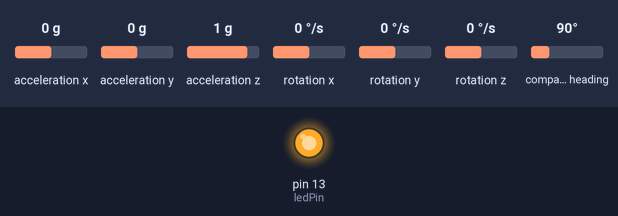
A sketch run on a simulated Arduino Uno, built with avr-gcc and run on an emulated ATmega328P. Shown: output pins drawn as LEDs (lit = HIGH). Wiring (inferred from the names in the program): HMC5883L compass at I2C address 0x1E; ADXL345 accelerometer at I2C address 0x53; ITG-3200 gyroscope at I2C address 0x68. Inputs (shaded band) come from the test bench; at power-on: acceleration x 0 g, acceleration y 0 g, acceleration z 1 g, rotation x 0 °/s, rotation y 0 °/s, rotation z 0 °/s, compass heading 90°. What the sketch prints to the serial monitor is not drawn.

Above: at 0.1 s.
At 2.4 s:
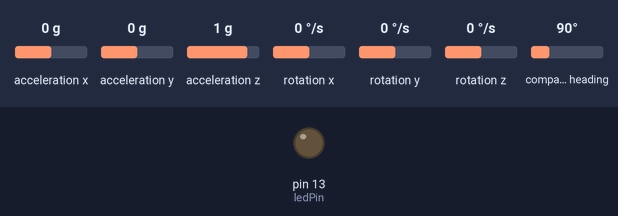
Timing chart, 0 to 3.9 s (numbered marks = the images above):
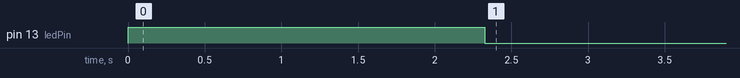

The sketch:

_9D_SensorStick__Device48_quat_gf.pde
```cpp
/*
  NUS - Agilent Project Team
 -- Gao Fan


 */
#include "HMC58X3.h"
#include "ADXL345.h"
#include <Wire.h>
#include "ITG3200.h"

ITG3200 gyro;
HMC58X3 magn;
ADXL345 acc;

int ledPin =  13;    // LED connected to digital pin 13

#define SAMPLING_PERIOD_MS  40 // sampling at 25 hz

float dx, dy, dz;
int ix, iy, iz;

long gx, gy, gz;
long cx, cy, cz;

unsigned long lastUpdate=0, nextUpdate=0;
String idstr;

#define ID           (46)
#define BAUD         (57600)

#if ID == 48
int gXoffset = -69;
int gYoffset = 29;
int gZoffset = 9;

#define MOFFX 23
#define MOFFY 5
#define MOFFZ -39

// enter the scales here
#define MSCALEX 0.9282f
#define MSCALEY 1.0f
#define MSCALEZ 0.9869f

#elif ID == 47
int gXoffset = 25;
int gYoffset = 12;
int gZoffset = 1;

#define MOFFX 23
#define MOFFY 5
#define MOFFZ -39

// enter the scales here
#define MSCALEX 0.9282f
#define MSCALEY 1.0f
#define MSCALEZ 0.9869f

#elif ID == 46
int gXoffset = -27;
int gYoffset = 8;
int gZoffset = -1;

#define MOFFX 53
#define MOFFY 13
#define MOFFZ -256

// enter the scales here
#define MSCALEX 1.0f
#define MSCALEY 0.9805f
#define MSCALEZ 0.9988f

#endif

int ISRn = 0;
void setup()
{
  pinMode(ledPin, OUTPUT);
  digitalWrite(ledPin, HIGH);

  // initialize the serial communications:
  Serial.begin( BAUD );

  // initialize the wire (I2C)
  Wire.begin();

  acc = ADXL345();
  acc.init(ADXL345_ADDR_ALT_LOW);

  gyro = ITG3200();
  gyro.init(ITG3200_ADDR_AD0_LOW);
  gyro.setOffsets(gXoffset, gYoffset, gZoffset);

  magn = HMC58X3();

  magn.init(false);
  delay(10);
  magn.calibrate(1, 10);
  magn.setMode(0);

  // apply calibration
  magn.setOffsets(MOFFX, MOFFY, MOFFZ);
  magn.setScale(MSCALEX, MSCALEY, MSCALEZ);

  magn.setDOR(B110);

  digitalWrite(ledPin, LOW);

  // create ID string since its fixed
  //sendInitString();

  idstr = String(ID);
  idstr = String(idstr + '\t');

  // init time variable
  lastUpdate = millis();
}

void sendInitString()
{

  // send the initialization string for 5 seconds
  for(int i=0; i<25; i++)
  {
    // construct string
    String output = String(-ID, DEC);
    output = output + "\t11,12,13,21,22,23,31,32,33,51,61";
    Serial.println(output);
    delay(200);
  }
}


void loop()
{
  readSensors();
  sendData();

  // determine the time for next sample
  nextUpdate = lastUpdate + SAMPLING_PERIOD_MS;

  // wait till the time is up
  while(millis() < nextUpdate);
  lastUpdate = millis();

}

void readSensors()
{
  // get values from sensors
  acc.readAccel(&ix, &iy, &iz);
  gyro.readGyro(&dx, &dy, &dz);
  //
  //  Serial.print(ix);
  //  Serial.print(',');
  //  Serial.print(iy);
  //  Serial.print(',');
  //  Serial.print(iz);
  //  Serial.print(',');
  //  Serial.print(dx);
  //  Serial.print(',');
  //  Serial.print(dy);
  //  Serial.print(',');
  //  Serial.print(dz);


  // convert to long
  gx = dx*10000;
  gy = dy*10000;
  gz = dz*10000;

  magn.getValues(&dx, &dy, &dz);
  // convert to long
  cx = dx*10000;
  cy = dy*10000;
  cz = dz*10000;
}


void sendData()
{
  // output values
  String accelx = String(ix, DEC);
  String accely = String(iy, DEC);
  String accelz = String(iz, DEC);

  String gyrox = String(gx, DEC);
  String gyroy = String(gy, DEC);
  String gyroz = String(gz, DEC);

  String cmpx = String(cx, DEC);
  String cmpy = String(cy, DEC);
  String cmpz = String(cz, DEC);

  String timestamp = String(millis(), DEC);


  //String output = accelx + '\n';

  // form the final string
  String output = "1~";
  output = output + accelx + '~'; //1
  output = output + accely + '~'; //2
  output = output + accelz + '~'; //3
  output = output + gyrox + '~';  //4
  output = output + gyroy + '~';  //5
  output = output + gyroz + '~';  //6
  output = output + cmpx + '~';   //7
  output = output + cmpy + '~';   //8
  output = output + cmpz + '~';   //9
  output = output + "~" + timestamp + '\n';

  // convert it to char array
  int len = output.length();
  byte outputArr[len+1];
  output.getBytes(outputArr, len+1);

  // print out the complete string in one go
  Serial.write(outputArr, len+1);
}
```

ADXL345.h
```cpp
// (licence header left out)
#if defined(ARDUINO) && ARDUINO >= 100
#include "Arduino.h"
#else
#include "WProgram.h"
#endif

#ifndef ADXL345_h
#define ADXL345_h

/* -- ADXL345 addresses --*/
#define ADXL345_ADDR_ALT_HIGH 0x1D // ADXL345 address when ALT is connected to HIGH
#define ADXL345_ADDR_ALT_LOW  0x53 // ADXL345 address when ALT is connected to LOW

/* ------- Register names ------- */
#define ADXL345_DEVID 0x00
#define ADXL345_RESERVED1 0x01
#define ADXL345_THRESH_TAP 0x1d
#define ADXL345_OFSX 0x1e
#define ADXL345_OFSY 0x1f
#define ADXL345_OFSZ 0x20
#define ADXL345_DUR 0x21
#define ADXL345_LATENT 0x22
#define ADXL345_WINDOW 0x23
#define ADXL345_THRESH_ACT 0x24
#define ADXL345_THRESH_INACT 0x25
#define ADXL345_TIME_INACT 0x26
#define ADXL345_ACT_INACT_CTL 0x27
#define ADXL345_THRESH_FF 0x28
#define ADXL345_TIME_FF 0x29
#define ADXL345_TAP_AXES 0x2a
#define ADXL345_ACT_TAP_STATUS 0x2b
#define ADXL345_BW_RATE 0x2c
#define ADXL345_POWER_CTL 0x2d
#define ADXL345_INT_ENABLE 0x2e
#define ADXL345_INT_MAP 0x2f
#define ADXL345_INT_SOURCE 0x30
#define ADXL345_DATA_FORMAT 0x31
#define ADXL345_DATAX0 0x32
#define ADXL345_DATAX1 0x33
#define ADXL345_DATAY0 0x34
#define ADXL345_DATAY1 0x35
#define ADXL345_DATAZ0 0x36
#define ADXL345_DATAZ1 0x37
#define ADXL345_FIFO_CTL 0x38
#define ADXL345_FIFO_STATUS 0x39

#define ADXL345_BW_1600 0xF // 1111
#define ADXL345_BW_800  0xE // 1110
#define ADXL345_BW_400  0xD // 1101
#define ADXL345_BW_200  0xC // 1100
#define ADXL345_BW_100  0xB // 1011
#define ADXL345_BW_50   0xA // 1010
#define ADXL345_BW_25   0x9 // 1001
#define ADXL345_BW_12   0x8 // 1000
#define ADXL345_BW_6    0x7 // 0111
#define ADXL345_BW_3    0x6 // 0110


/*
 Interrupt PINs
 INT1: 0
 INT2: 1
 */
#define ADXL345_INT1_PIN 0x00
#define ADXL345_INT2_PIN 0x01

/*
 Interrupt bit position
 */
#define ADXL345_INT_DATA_READY_BIT 0x07
#define ADXL345_INT_SINGLE_TAP_BIT 0x06
#define ADXL345_INT_DOUBLE_TAP_BIT 0x05
#define ADXL345_INT_ACTIVITY_BIT   0x04
#define ADXL345_INT_INACTIVITY_BIT 0x03
#define ADXL345_INT_FREE_FALL_BIT  0x02
#define ADXL345_INT_WATERMARK_BIT  0x01
#define ADXL345_INT_OVERRUNY_BIT   0x00

#define ADXL345_OK    1 // no error
#define ADXL345_ERROR 0 // indicates error is predent

#define ADXL345_NO_ERROR   0 // initial state
#define ADXL345_READ_ERROR 1 // problem reading accel
#define ADXL345_BAD_ARG    2 // bad method argument

class ADXL345
{
public:
  bool status;           // set when error occurs
                         // see error code for details
  byte error_code;       // Initial state
  float gains[3];        // counts to Gs

  ADXL345();
  void init(int address);
  void powerOn();
  void readAccel(int* xyx);
  void readAccel(int* x, int* y, int* z);
  void get_Gxyz(float *xyz);

  void setTapThreshold(int tapThreshold);
  int getTapThreshold();
  void setAxisGains(float *_gains);
  void getAxisGains(float *_gains);
  void setAxisOffset(int x, int y, int z);
  void getAxisOffset(int* x, int* y, int*z);
  void setTapDuration(int tapDuration);
  int getTapDuration();
  void setDoubleTapLatency(int floatTapLatency);
  int getDoubleTapLatency();
  void setDoubleTapWindow(int floatTapWindow);
  int getDoubleTapWindow();
  void setActivityThreshold(int activityThreshold);
  int getActivityThreshold();
  void setInactivityThreshold(int inactivityThreshold);
  int getInactivityThreshold();
  void setTimeInactivity(int timeInactivity);
  int getTimeInactivity();
  void setFreeFallThreshold(int freeFallthreshold);
  int getFreeFallThreshold();
  void setFreeFallDuration(int freeFallDuration);
  int getFreeFallDuration();

  bool isActivityXEnabled();
  bool isActivityYEnabled();
  bool isActivityZEnabled();
  bool isInactivityXEnabled();
  bool isInactivityYEnabled();
  bool isInactivityZEnabled();
  bool isActivityAc();
  bool isInactivityAc();
  void setActivityAc(bool state);
  void setInactivityAc(bool state);

  bool getSuppressBit();
  void setSuppressBit(bool state);
  bool isTapDetectionOnX();
  void setTapDetectionOnX(bool state);
  bool isTapDetectionOnY();
  void setTapDetectionOnY(bool state);
  bool isTapDetectionOnZ();
  void setTapDetectionOnZ(bool state);

  void setActivityX(bool state);
  void setActivityY(bool state);
  void setActivityZ(bool state);
  void setInactivityX(bool state);
  void setInactivityY(bool state);
  void setInactivityZ(bool state);

  bool isActivitySourceOnX();
  bool isActivitySourceOnY();
  bool isActivitySourceOnZ();
  bool isTapSourceOnX();
  bool isTapSourceOnY();
  bool isTapSourceOnZ();
  bool isAsleep();

  bool isLowPower();
  void setLowPower(bool state);
  float getRate();
  void setRate(float rate);
  void set_bw(byte bw_code);
  byte get_bw_code();

  byte getInterruptSource();
  bool getInterruptSource(byte interruptBit);
  bool getInterruptMapping(byte interruptBit);
  void setInterruptMapping(byte interruptBit, bool interruptPin);
  bool isInterruptEnabled(byte interruptBit);
  void setInterrupt(byte interruptBit, bool state);

  void getRangeSetting(byte* rangeSetting);
  void setRangeSetting(int val);
  bool getSelfTestBit();
  void setSelfTestBit(bool selfTestBit);
  bool getSpiBit();
  void setSpiBit(bool spiBit);
  bool getInterruptLevelBit();
  void setInterruptLevelBit(bool interruptLevelBit);
  bool getFullResBit();
  void setFullResBit(bool fullResBit);
  bool getJustifyBit();
  void setJustifyBit(bool justifyBit);
  void printAllRegister();
  void writeTo(byte address, byte val);

private:
  void readFrom(byte address, int num, byte buff[]);
  void setRegisterBit(byte regAdress, int bitPos, bool state);
  bool getRegisterBit(byte regAdress, int bitPos);
  byte _buff[6] ;    //6 bytes buffer for saving data read from the device
  int _dev_address;
};
void print_byte(byte val);
#endif
```

HMC58X3.h
```cpp
// (licence header left out)
//#define ISHMC5843 (1) // Uncomment this following line if you are using this library with the HMC5843.(sensor stick with green wire is 5843)

//#include "Arduino.h"
#include <Wire.h>

#ifndef HMC58X3_h
#define HMC58X3_h

#define HMC58X3_ADDR 0x1E // 7 bit address of the HMC58X3 used with the Wire library
#define HMC_POS_BIAS 1
#define HMC_NEG_BIAS 2

// HMC58X3 register map. For details see HMC58X3 datasheet
#define HMC58X3_R_CONFA 0
#define HMC58X3_R_CONFB 1
#define HMC58X3_R_MODE 2
#define HMC58X3_R_XM 3
#define HMC58X3_R_XL 4

#ifdef ISHMC5843
    #define HMC58X3_R_YM (5)    //!< Register address for YM.
    #define HMC58X3_R_YL (6)    //!< Register address for YL.
    #define HMC58X3_R_ZM (7)    //!< Register address for ZM.
    #define HMC58X3_R_ZL (8)    //!< Register address for ZL.

    #define HMC58X3_X_SELF_TEST_GAUSS (+0.55)                       //!< X axis level when bias current is applied.
    #define HMC58X3_Y_SELF_TEST_GAUSS (HMC58X3_X_SELF_TEST_GAUSS)   //!< Y axis level when bias current is applied.
    #define HMC58X3_Z_SELF_TEST_GAUSS (HMC58X3_X_SELF_TEST_GAUSS)   //!< Y axis level when bias current is applied.

    /*
        This is my best guess at the LOW, HIGH limit.  The data sheet does not have these values.
    */
    #define SELF_TEST_LOW_LIMIT  (HMC58X3_X_SELF_TEST_GAUSS*0.53)   //!< Low limit 53% of expected value.
    #define SELF_TEST_HIGH_LIMIT (HMC58X3_X_SELF_TEST_GAUSS*1.36)   //!< High limit 136% of expected values.
#else // HMC5883L
    #define HMC58X3_R_YM (7)  //!< Register address for YM.
    #define HMC58X3_R_YL (8)  //!< Register address for YL.
    #define HMC58X3_R_ZM (5)  //!< Register address for ZM.
    #define HMC58X3_R_ZL (6)  //!< Register address for ZL.

    #define HMC58X3_X_SELF_TEST_GAUSS (+1.16)                       //!< X axis level when bias current is applied.
    #define HMC58X3_Y_SELF_TEST_GAUSS (HMC58X3_X_SELF_TEST_GAUSS)   //!< Y axis level when bias current is applied.
    #define HMC58X3_Z_SELF_TEST_GAUSS (+1.08)                       //!< Y axis level when bias current is applied.

    #define SELF_TEST_LOW_LIMIT  (243.0/390.0)   //!< Low limit when gain is 5.
    #define SELF_TEST_HIGH_LIMIT (575.0/390.0)   //!< High limit when gain is 5.
#endif

#define HMC58X3_R_STATUS 9
#define HMC58X3_R_IDA 10
#define HMC58X3_R_IDB 11
#define HMC58X3_R_IDC 12

class HMC58X3
{
  public:
    HMC58X3();
    void init(bool setmode);
    void init(int address, bool setmode);
    void getValues(int *x,int *y,int *z);
    void getValues(float *x,float *y,float *z);
    void getValues(float *xyz);
    void getRaw(int *x,int *y,int *z);
    void getRaw(int *xyz);
    void calibrate(unsigned char gain);     // Original calibrate with a few weaknesses.
    bool calibrate(unsigned char gain,unsigned int n_samples);
    void setMode(unsigned char mode);
    void setDOR(unsigned char DOR);
    void setGain(unsigned char gain);
    void setOffsets(int x, int y, int z);
    void setScale(float f0, float f1, float f2);
    void getScale(float *f);
    void getID(char id[3]);
  private:
    void writeReg(unsigned char reg, unsigned char val);
    float x_scale,y_scale,z_scale,x_max,y_max,z_max;
    int x_off, y_off, z_off;
};

#endif // HMC58X3_h
```

Source omitted: ADXL345.cpp (18587 bytes), HMC58X3.cpp (11112 bytes), ITG3200.cpp (10817 bytes), ITG3200.h (8719 bytes)
